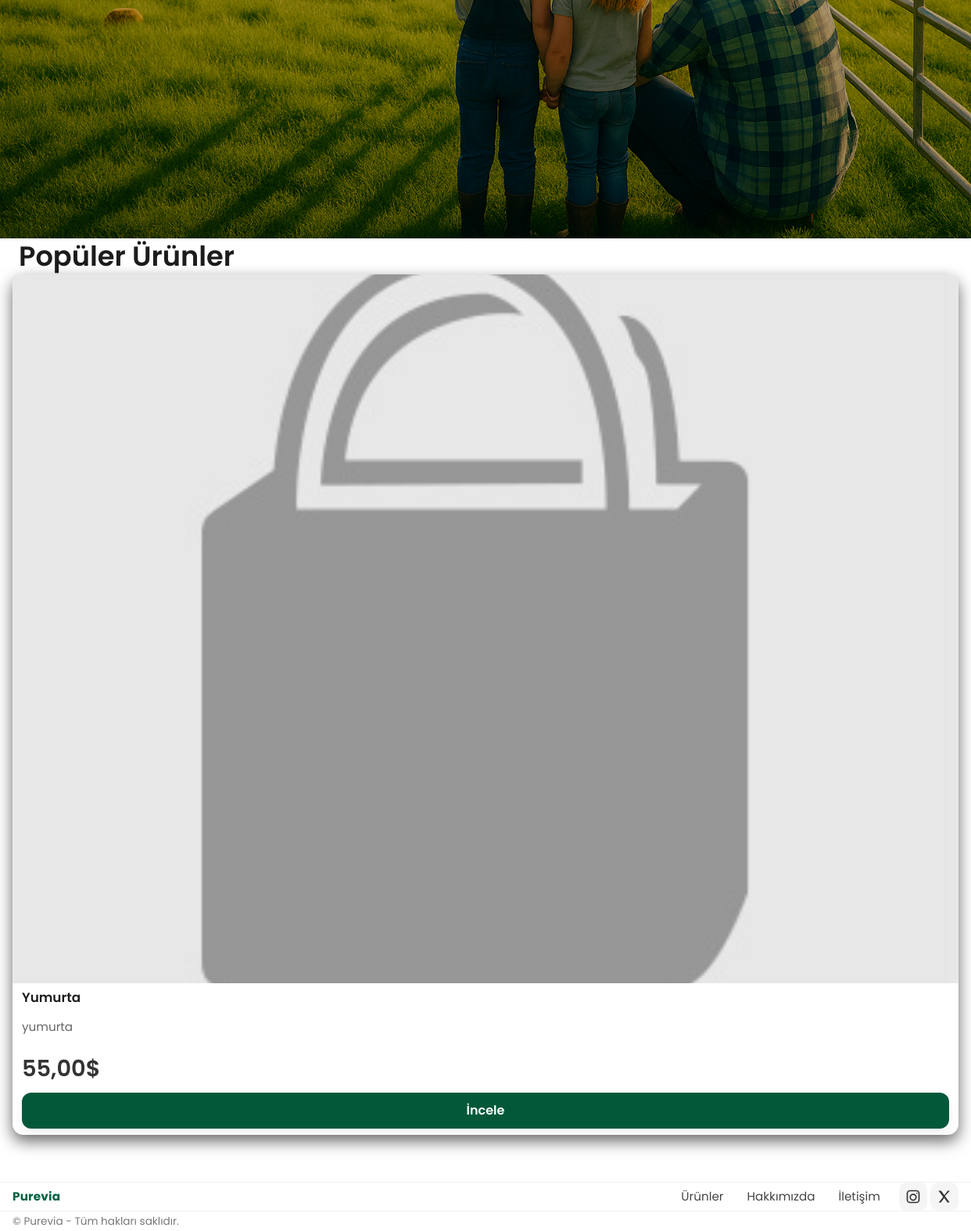
The app's page / (lower part), older data.
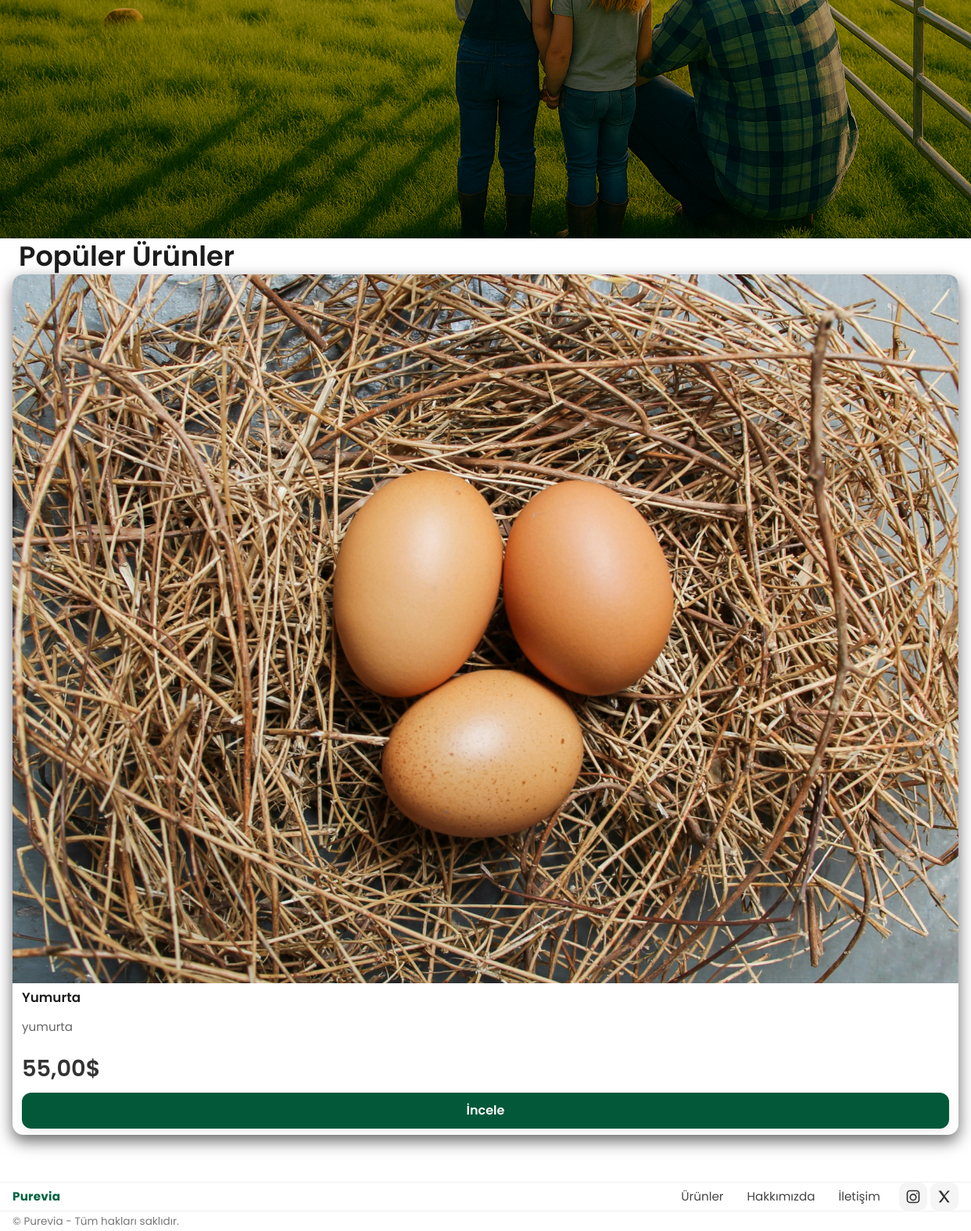
The same page, newer data.
### urunler/models.py (models this page shows, shortened)
class Urunler(models.Model):
    isim = models.CharField(max_length=100)
    kullanici = models.ForeignKey(User,on_delete=models.CASCADE)
    marka = models.ForeignKey(Markalar,on_delete=models.CASCADE,blank=True,null=True)
    kategori =models.ForeignKey(Kategoriler,on_delete=models.CASCADE,null=True,blank=True)
    fiyat = models.DecimalField(decimal_places=2, max_digits=10)
    indirimli_fiyat = models.DecimalField(decimal_places=2, max_digits=10,null=True,blank=True)
    kisa_aciklama = models.CharField(max_length=100, null=True, blank=True)
    aciklama=models.TextField(blank=True, null=True)
    seo_title = models.CharField(max_length=100, null=True, blank=True)
    seo_description = models.TextField( null=True, blank=True)
    slug = models.SlugField(max_length=100, null=True, blank=True)
    aktifmi = models.BooleanField(default=True)
    resim = models.ImageField(upload_to="urunresimleri", null=True, blank=True)
    tarih = models.DateTimeField(auto_now_add=True)
    anasayfa = models.BooleanField(default=True)
    @property
    def image_url(self):
        try:
            if self.resim and hasattr(self.resim, "url"):
                return self.resim.url
        except Exception:
            pass
        return static("/default_image1.jpg")
    class Meta:
        verbose_name_plural = "Urunler"
        verbose_name = "Urun"

### urunler/views.py (the view)
# urls.py: path("", views.index, name="index"),
def index(request):
    urunler = Urunler.objects.filter(anasayfa=True)
    return render(request, 'index.html',{"products":urunler})

### Purevia/context_processors.py (called while the page is built)
def global_context(request):
    cart = get_cart(request)
    total_items = 0
    for item in cart.values():
        if isinstance(item,dict):
            total_items += int(item.get('qty',0) or 0)
    return {
        'cart':cart,
        'cart_total_items':total_items,
        'site_name':'Purevia',
        'brand_color':'#006241',
    }

def cart_counter(request):
    cart = request.session.get('cart') or {}
    total_qty = 0
    for _, row in cart.items():
        try:
            total_qty += int(row.get('qty', 1))
        except Exception:
            total_qty += 1
    return {'cart_count':total_qty}

### urunler/utils.py (called while the page is built, shortened)
def get_cart(request):
    raw = request.session.get(CART_KEY) or {}
    cart = {}
    changet = False
    if changet:
        request.session[CART_KEY] = cart
        request.session.modified = True
    return cart

### templates/index.html (shortened to what this page needs)
{% extends "base.html" %}
{% load static %}
{% block content %}
<section class="hero" style="--hero-img: url('{% static "images/arkaplan2.png" %}');">
    <div class="container">
        <div class="hero-inner">
        </div>
    </div>
</section>
<section class="container">
    <h2 class="secton-title"> Popüler Ürünler</h2>
    <div class="product-grid">
        {% for urun in products %}
            <article class="card">
                <a href="{% url 'purevia:urundetay' urun.slug %}" class="card-media">
                    <img src="{{ urun.image_url }}" alt="{{ urun.isim }}">
                </a>
                <div class="card-body">
                    <h3 class="card-title clamp-1"> {{urun.isim}} </h3>
                    {% if urun.kisa_aciklama %}
                        <p class="card-desc clamp-2"> {{urun.kisa_aciklama}} </p>
                    {% endif %}
                    <div class="card-footer">
                        <div class="price-row">
                            {% if urun.indirimli_fiyat %}
                                <strong class="price-discount"> {{urun.indirimli_fiyat}}$</strong>
                                <del class="old">{{urun.fiyat}}$</del>
                            {% else %}
                                <strong class="price"> {{urun.fiyat}}$</strong>
                            {% endif %}
                        </div>
                    </div>
                    <a href="{% url 'purevia:urundetay' urun.slug %}" class="btn btn-primary">İncele</a>
                </div>
            </article>
        {% endfor %}
    </div>
</section>
{% endblock content %}

Row changes from the older to the newer data that the page shows:
changed Urunler "Yumurta": image_url: picture added in place of a placeholder
